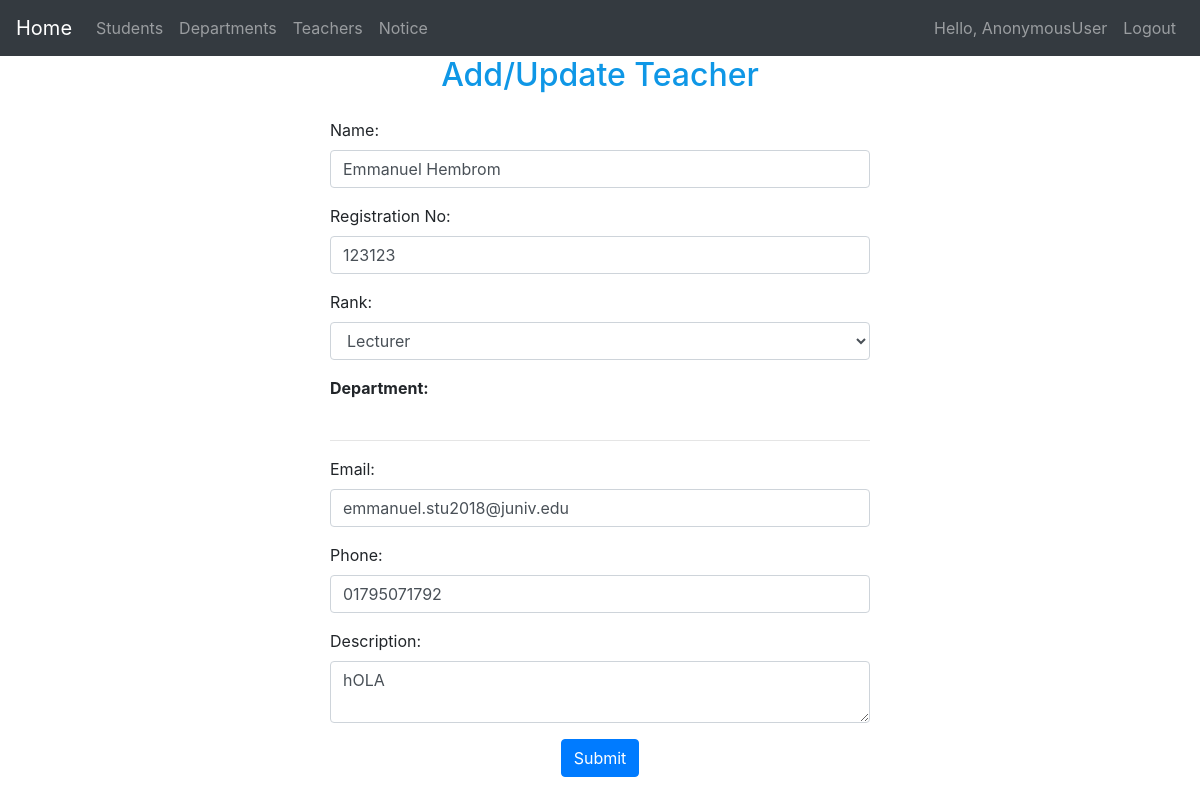
Screenshot of /update_teacher/1/ with the database file from the repository.
### base/models.py (models this page shows, shortened)
class Teacher(models.Model):
    RANK=(
        ('Lecturer','Lecturer'),
        ('Assistant Professor','Assistant Professor'),
        ('Professor','Professor'),
        ('Head of The Department','Head of The Department'),
    )
    name=models.CharField(max_length=30,null=False)
    """
    The name of the teacher.

    :type: str
    """
    reg_no=models.CharField(max_length=10,null=False,unique=True)
    """
    The registration number of the teacher.

    :type: str
    """
    rank=models.CharField(max_length=40,null=True,choices=RANK)
    """
    The rank of the teacher.

    :type: str
    :choices: 'Lecturer', 'Assistant Professor', 'Professor', 'Head of The Department'
    """
    """
    The department to which the teacher belongs.

    :type: Department
    """
    email=models.EmailField()
    """
    The email address of the teacher.

    :type: str
    """
    phone=models.CharField(max_length=20,null=True)
    """
    The phone number of the teacher.

    :type: str
    """
    description=models.CharField(max_length=3000,null=True)
    """
    Description about the teacher.

    :type: str
    """

### base/views.py (the view)
# urls.py: path('update_teacher/<str:pk>/',views.update_teacher,name="update_teacher"),
def update_teacher(request, pk):
    teacher = get_object_or_404(Teacher, id=pk)
    if request.method == 'POST':
        form = TeacherForm(request.POST, instance=teacher)
        if form.is_valid():
            form.save()
            return redirect('home')
    else:
        form = TeacherForm(instance=teacher)
    return render(request, 'base/create_teacher.html', {'form': form})

### base/forms.py
class TeacherForm(forms.ModelForm):
    class Meta:
        model = Teacher
        fields = '__all__'

### base/templates/base/create_teacher.html (shortened to what this page needs)
{% extends 'main.html' %}
{% block content %}
<div class="container">
  <div class="row">
    <div class="col-md-6 offset-md-3">
      <form action="" method="POST" class="form-group">
            <h2 class="text-center mb-4" style="color:#0f97e6">Add/Update Teacher</h2>
            <div class="form-group">
                <label for="{{ form.name.id_for_label }}">Name:</label>
                <input type="text" name="{{ form.name.name }}" id="{{ form.name.id_for_label }}" class="form-control" value="{{ form.name.value }}" required>
            </div>
            <div class="form-group">
                <label for="{{ form.reg_no.id_for_label }}">Registration No:</label>
                <input type="text" name="{{ form.reg_no.name }}" id="{{ form.reg_no.id_for_label }}" class="form-control" value="{{ form.reg_no.value }}" required>
            </div>
            <div class="form-group">
                <label for="{{ form.rank.id_for_label }}">Rank:</label>
                <select name="{{ form.rank.name }}" id="{{ form.rank.id_for_label }}" class="form-control">
                {% for value, text in form.rank.field.choices %}
                <option value="{{ value }}" {% if value == form.rank.value %}selected{% endif %}>{{ text }}</option>
                {% endfor %}
                </select>
            </div>
            <p style="margin-bottom:0px; font-weight:bold;">Department:</p>
            <br>
            <hr>
            <div class="form-group">
                <label for="{{ form.email.id_for_label }}">Email:</label>
                <input type="email" name="{{ form.email.name }}" id="{{ form.email.id_for_label }}" class="form-control" value="{{ form.email.value }}" required>
            </div>
            <div class="form-group">
                <label for="{{ form.phone.id_for_label }}">Phone:</label>
                <input type="text" name="{{ form.phone.name }}" id="{{ form.phone.id_for_label }}" class="form-control" value="{{ form.phone.value }}" required>
            </div>
            <div class="form-group">
                <label for="{{ form.description.id_for_label }}">Description:</label>
                <textarea name="{{ form.description.name }}" id="{{ form.description.id_for_label }}" class="form-control">{{ form.description.value }}</textarea>
            </div>
            <div class="form-group text-center">
                <button type="submit" name="Submit" class="btn btn-primary">Submit</button>
            </div>
            </form>
    </div>
  </div>
</div>
{% endblock %}

### rows the page displays
Teacher: name "Emmanuel Hembrom", reg_no "123123", rank "Lecturer", email "emmanuel.stu2018@juniv.edu", phone "01795071792", description "hOLA"

### other values shown
{{ request.user }} "AnonymousUser"
